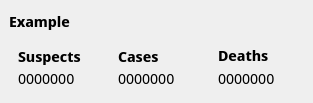
<?xml version="1.0" encoding="UTF-8"?>
<ui version="4.0">
 <class>StatsItem</class>
 <widget class="QWidget" name="StatsItem">
  <property name="geometry">
   <rect>
    <x>0</x>
    <y>0</y>
    <width>313</width>
    <height>103</height>
   </rect>
  </property>
  <property name="sizePolicy">
   <sizepolicy hsizetype="Expanding" vsizetype="Expanding">
    <horstretch>0</horstretch>
    <verstretch>0</verstretch>
   </sizepolicy>
  </property>
  <property name="minimumSize">
   <size>
    <width>229</width>
    <height>100</height>
   </size>
  </property>
  <property name="maximumSize">
   <size>
    <width>16777215</width>
    <height>120</height>
   </size>
  </property>
  <property name="font">
   <font>
    <family>Noto Sans Display</family>
    <pointsize>11</pointsize>
   </font>
  </property>
  <property name="locale">
   <locale language="English" country="UnitedStates"/>
  </property>
  <layout class="QGridLayout" name="gridLayout">
   <property name="leftMargin">
    <number>0</number>
   </property>
   <property name="topMargin">
    <number>0</number>
   </property>
   <property name="rightMargin">
    <number>0</number>
   </property>
   <property name="bottomMargin">
    <number>0</number>
   </property>
   <property name="spacing">
    <number>0</number>
   </property>
   <item row="0" column="0">
    <widget class="QWidget" name="itemroot" native="true">
     <property name="sizePolicy">
      <sizepolicy hsizetype="Expanding" vsizetype="Expanding">
       <horstretch>0</horstretch>
       <verstretch>0</verstretch>
      </sizepolicy>
     </property>
     <property name="font">
      <font>
       <family>Noto Sans Display</family>
       <pointsize>11</pointsize>
      </font>
     </property>
     <layout class="QVBoxLayout" name="verticalLayout_2">
      <item>
       <widget class="QLabel" name="title">
        <property name="sizePolicy">
         <sizepolicy hsizetype="Expanding" vsizetype="Expanding">
          <horstretch>0</horstretch>
          <verstretch>0</verstretch>
         </sizepolicy>
        </property>
        <property name="font">
         <font>
          <family>Noto Sans Display</family>
          <pointsize>11</pointsize>
          <bold>true</bold>
         </font>
        </property>
        <property name="text">
         <string>Example</string>
        </property>
       </widget>
      </item>
      <item>
       <widget class="QWidget" name="widget" native="true">
        <property name="sizePolicy">
         <sizepolicy hsizetype="Expanding" vsizetype="Expanding">
          <horstretch>0</horstretch>
          <verstretch>0</verstretch>
         </sizepolicy>
        </property>
        <property name="styleSheet">
         <string notr="true"/>
        </property>
        <layout class="QHBoxLayout" name="horizontalLayout_2">
         <property name="spacing">
          <number>5</number>
         </property>
         <property name="leftMargin">
          <number>0</number>
         </property>
         <property name="topMargin">
          <number>0</number>
         </property>
         <property name="rightMargin">
          <number>0</number>
         </property>
         <property name="bottomMargin">
          <number>0</number>
         </property>
         <item>
          <widget class="QWidget" name="suspects" native="true">
           <property name="sizePolicy">
            <sizepolicy hsizetype="Expanding" vsizetype="Expanding">
             <horstretch>0</horstretch>
             <verstretch>0</verstretch>
            </sizepolicy>
           </property>
           <layout class="QVBoxLayout" name="verticalLayout_4">
            <property name="spacing">
             <number>0</number>
            </property>
            <property name="topMargin">
             <number>5</number>
            </property>
            <property name="bottomMargin">
             <number>5</number>
            </property>
            <item>
             <widget class="QLabel" name="supectsTitle">
              <property name="sizePolicy">
               <sizepolicy hsizetype="Expanding" vsizetype="Expanding">
                <horstretch>0</horstretch>
                <verstretch>0</verstretch>
               </sizepolicy>
              </property>
              <property name="font">
               <font>
                <family>Noto Sans Display</family>
                <pointsize>11</pointsize>
                <bold>true</bold>
               </font>
              </property>
              <property name="text">
               <string>Suspects</string>
              </property>
             </widget>
            </item>
            <item>
             <widget class="QLabel" name="supectsValue">
              <property name="sizePolicy">
               <sizepolicy hsizetype="Expanding" vsizetype="Expanding">
                <horstretch>0</horstretch>
                <verstretch>0</verstretch>
               </sizepolicy>
              </property>
              <property name="text">
               <string>0000000</string>
              </property>
             </widget>
            </item>
           </layout>
          </widget>
         </item>
         <item>
          <widget class="QWidget" name="cases" native="true">
           <property name="sizePolicy">
            <sizepolicy hsizetype="Expanding" vsizetype="Expanding">
             <horstretch>0</horstretch>
             <verstretch>0</verstretch>
            </sizepolicy>
           </property>
           <property name="styleSheet">
            <string notr="true"/>
           </property>
           <layout class="QVBoxLayout" name="verticalLayout_6">
            <property name="spacing">
             <number>0</number>
            </property>
            <property name="topMargin">
             <number>5</number>
            </property>
            <property name="bottomMargin">
             <number>5</number>
            </property>
            <item>
             <widget class="QLabel" name="casesTitle">
              <property name="sizePolicy">
               <sizepolicy hsizetype="Expanding" vsizetype="Expanding">
                <horstretch>0</horstretch>
                <verstretch>0</verstretch>
               </sizepolicy>
              </property>
              <property name="font">
               <font>
                <family>Noto Sans Display</family>
                <pointsize>11</pointsize>
                <bold>true</bold>
               </font>
              </property>
              <property name="text">
               <string>Cases</string>
              </property>
             </widget>
            </item>
            <item>
             <widget class="QLabel" name="casesValue">
              <property name="sizePolicy">
               <sizepolicy hsizetype="Expanding" vsizetype="Expanding">
                <horstretch>0</horstretch>
                <verstretch>0</verstretch>
               </sizepolicy>
              </property>
              <property name="text">
               <string>0000000</string>
              </property>
             </widget>
            </item>
           </layout>
          </widget>
         </item>
         <item>
          <widget class="QWidget" name="deaths" native="true">
           <property name="sizePolicy">
            <sizepolicy hsizetype="Expanding" vsizetype="Expanding">
             <horstretch>0</horstretch>
             <verstretch>0</verstretch>
            </sizepolicy>
           </property>
           <layout class="QVBoxLayout" name="verticalLayout_5">
            <property name="spacing">
             <number>1</number>
            </property>
            <property name="topMargin">
             <number>5</number>
            </property>
            <property name="bottomMargin">
             <number>5</number>
            </property>
            <item>
             <widget class="QLabel" name="deathsTitle">
              <property name="sizePolicy">
               <sizepolicy hsizetype="Expanding" vsizetype="Expanding">
                <horstretch>0</horstretch>
                <verstretch>0</verstretch>
               </sizepolicy>
              </property>
              <property name="font">
               <font>
                <family>Noto Sans Display</family>
                <pointsize>11</pointsize>
                <bold>true</bold>
               </font>
              </property>
              <property name="text">
               <string>Deaths</string>
              </property>
             </widget>
            </item>
            <item>
             <widget class="QLabel" name="deathsValue">
              <property name="sizePolicy">
               <sizepolicy hsizetype="Expanding" vsizetype="Expanding">
                <horstretch>0</horstretch>
                <verstretch>0</verstretch>
               </sizepolicy>
              </property>
              <property name="text">
               <string>0000000</string>
              </property>
             </widget>
            </item>
           </layout>
          </widget>
         </item>
        </layout>
       </widget>
      </item>
     </layout>
    </widget>
   </item>
  </layout>
 </widget>
 <resources/>
 <connections/>
</ui>
